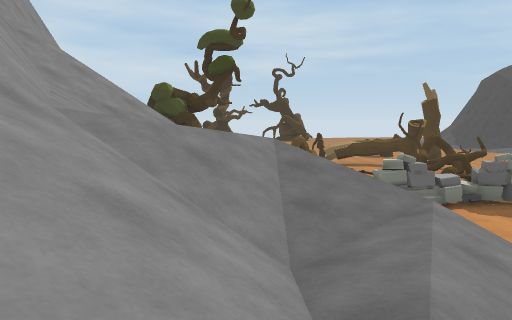
View 1 (above)

24 first-person views from a walk through a Unity game level. The camera is 1.3 m above the floor, tilts 6° down and sees 70° across. The floor is counted in squares, 2 m on a side. Each view is taken from the middle of a square. On the plan, view 1 faces up. The plan holds only what a view shows up to about 11 squares ahead; the rest is blank. The place goes on beyond the plan. The player character is not drawn. Some animated figures are left out. Some surface patterns are stand-ins.

View 2
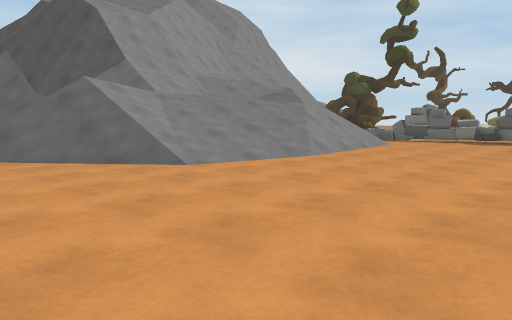

View 3
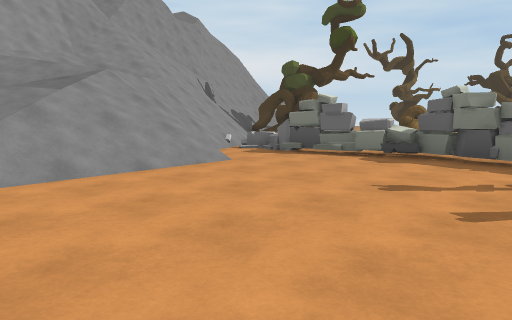

View 4
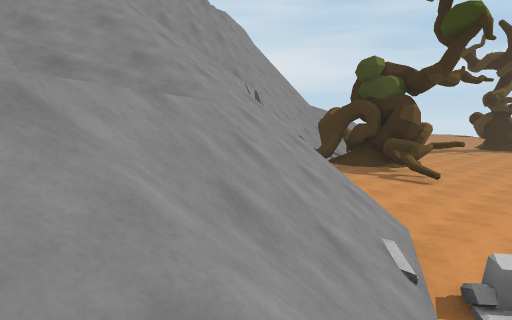

View 5
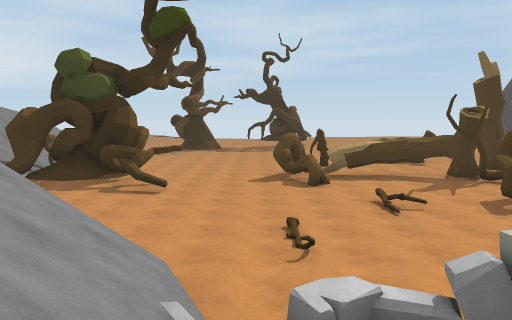

View 6
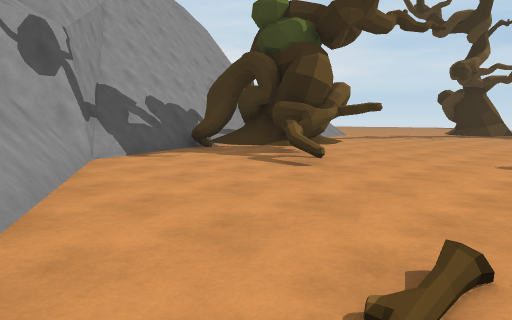

View 7
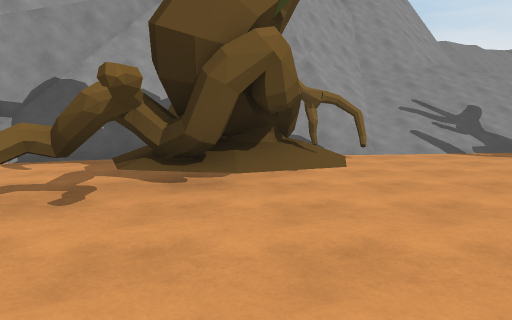

View 8
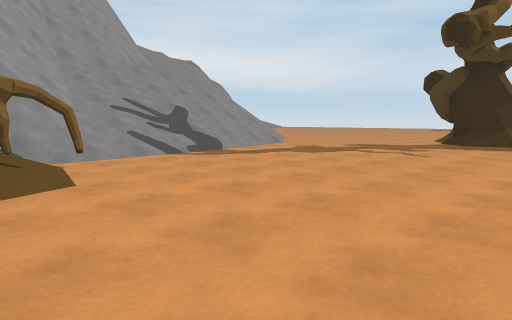

View 9
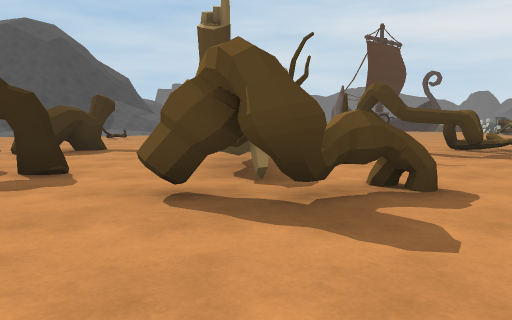

View 10
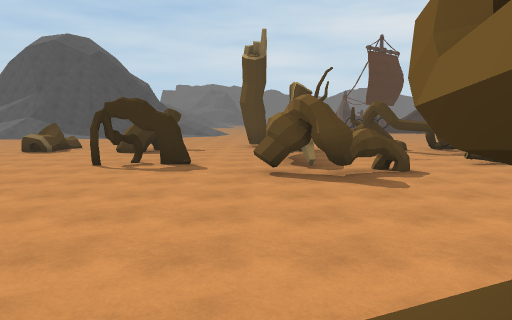

View 11
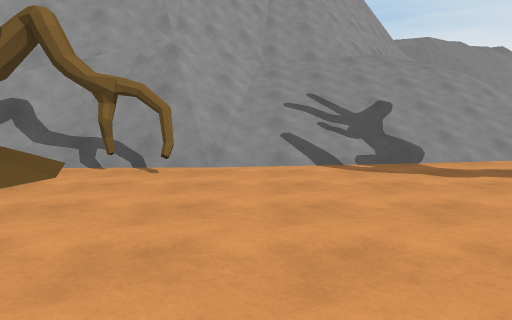

View 12
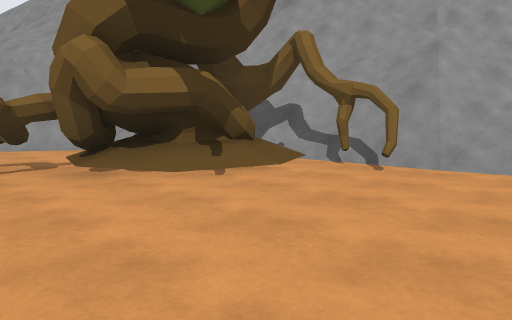

View 13
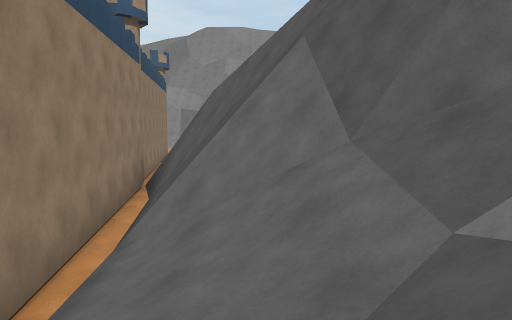

View 14
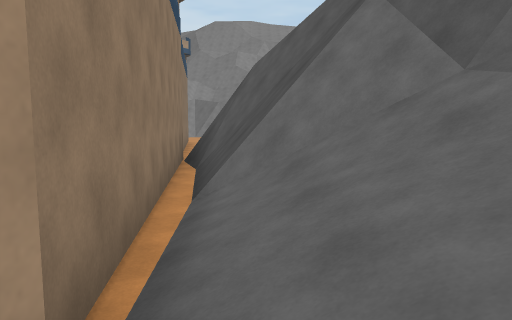

View 15
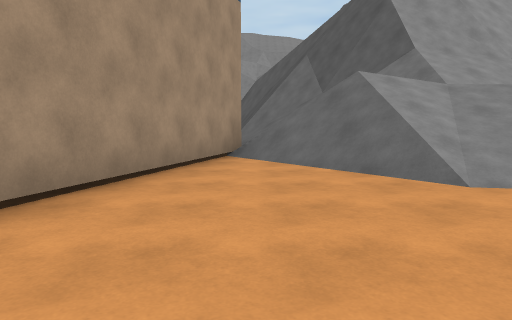

View 16
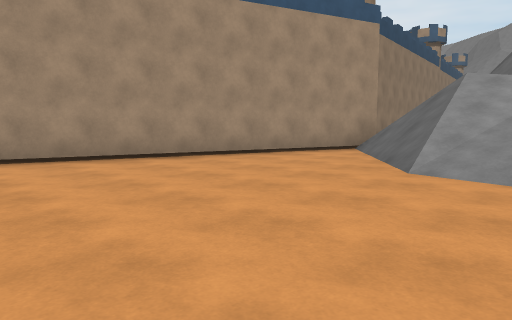

View 17
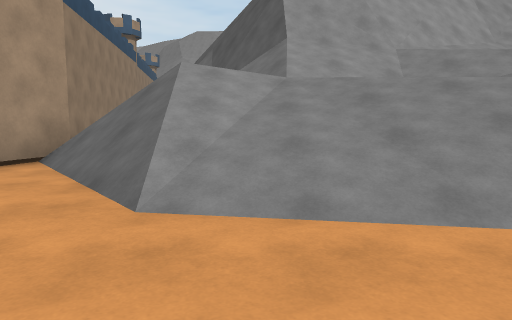

View 18
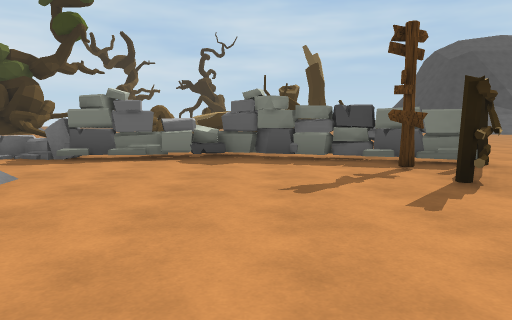

View 19
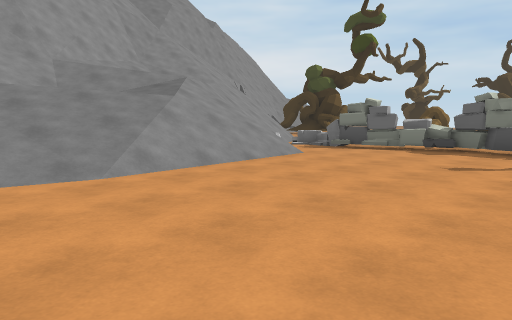

View 20
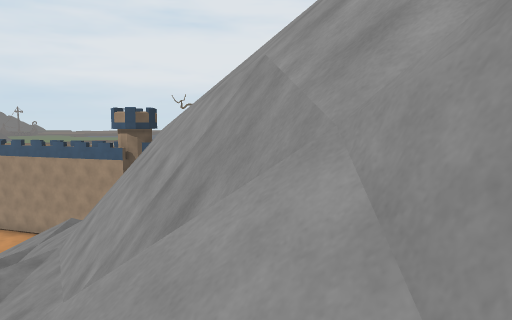

View 21
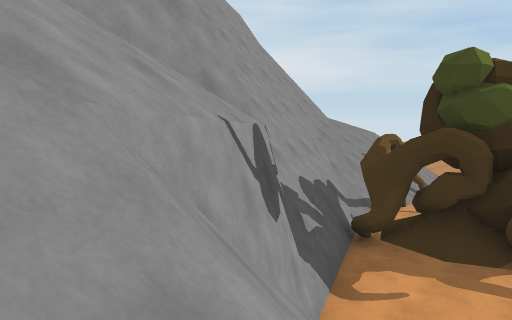

View 22
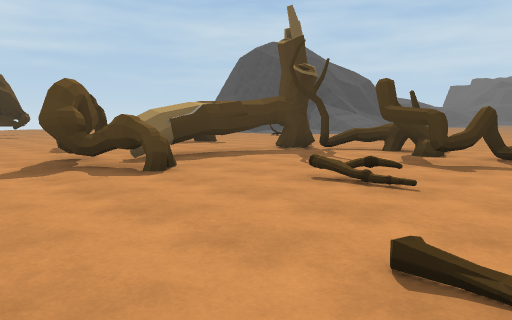

View 23
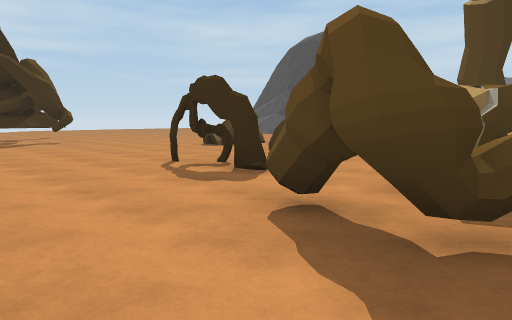

View 24
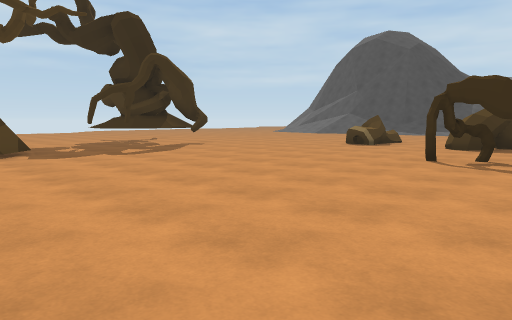

### Floor plan
Key: @ floor where view 1 was taken; # wall or solid block; . main floor; : floor 2.5 m higher than the main floor; + floor 3.25 m higher than the main floor; * floor 4.75 m higher than the main floor; / step, stairs or slope; = window, fence, low wall or low ledge; ^ raised ledge; v drop or lower ground; T tree; H thing the floor can be seen under or through; S sign; O other object.
Columns run from 12 left of view 1 to 8 right of it. Each row starts with its distance up from view 1.
 25  ////...............
 24 //////.............OO
 23 #/////...............
 22 //////.............O.
 21 //////..........O..OO
 20 ###///..........O....
 19  ##///T..............
 18   ##//T///....O.....O
 17   v###=TTT....OHHHHH.
 16  /vv###TTTTT..O....#.
 15  //vv #...T.........^
 14    vv #...........#.#
 13      v##..........##.
 12       #*#..........#.
 11       #/###..........
 10       #//vv#/......
  9       #//////.O.OOO..
  8       ////////OOO.OOO
  7       /#///////.....S
  6       /v#// ////....O
  5       //##/ ////.....
  4        /v#/*////.....
  3         /##//://.....
  2          #///+//.....
  1          ///////.....
  0        vv#//@///.....
 -1      /v##///////.....
 -2     /v ##//////......
 -3    vv###=/////.......
 -4    ############......
 -5   ####        ####..
 -6                  ###

Positions as (right, up) in squares from view 1, and headings:
1: (0, 0), facing up
2: (8, -4), facing up-left
3: (8, 2), facing up-left
4: (2, 5), facing up-left
5: (1, 6), facing up
6: (2, 10), facing up-left
7: (1, 17), facing left
8: (0, 17), facing up-left
9: (-1, 17), facing right
10: (-4, 18), facing right
11: (-1, 20), facing left
12: (-1, 21), facing down-left
13: (0, -2), facing left
14: (0, -3), facing left
15: (7, -3), facing left
16: (8, 1), facing down-left
17: (6, 0), facing left
18: (6, 2), facing up
19: (8, 0), facing up-left
20: (-5, 9), facing down
21: (-2, 9), facing up-left
22: (0, 11), facing up-right
23: (0, 16), facing up-right
24: (-3, 19), facing up-right
